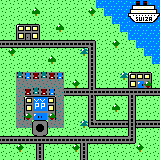

Rendered tile map (Tiled .tmx) drawn with the repository's tilesets; below, a short description and the full map source, tile grids included:
An orthogonal 20x20 tile map with 8x8 px tiles, 1 tile layer (Capa de Patrones 1), 1 hidden layer not drawn.

<map version="1.0" orientation="orthogonal" renderorder="right-down" width="20" height="20" tilewidth="8" tileheight="8" nextobjectid="1">
 <tileset firstgid="1" name="todosTiles" tilewidth="8" tileheight="8" tilecount="81" columns="9">
  <image source="tiles.png" width="72" height="72" />
 </tileset>
 <layer name="Capa de Patrones 1" width="20" height="20">
  <data encoding="csv">
1,1,1,1,1,1,1,1,1,1,1,1,22,22,22,22,46,47,48,49,
1,1,1,1,30,1,1,1,1,1,1,29,1,22,22,22,55,56,57,58,
1,1,1,1,1,1,1,1,1,1,1,1,1,1,22,22,64,65,66,67,
1,1,40,36,52,1,1,30,1,1,1,1,1,1,1,22,22,22,22,22,
1,1,50,28,35,1,1,1,1,1,1,1,1,1,1,1,22,22,22,22,
12,12,12,12,12,12,12,12,12,12,12,13,1,1,29,1,1,22,22,22,
1,29,1,1,1,1,1,1,1,1,31,11,1,1,1,1,1,1,22,22,
1,1,1,1,1,1,30,1,1,1,1,11,1,1,1,1,1,1,1,22,
1,1,1,1,1,1,1,1,1,1,1,11,1,1,1,1,1,1,1,1,
1,1,26,25,27,26,27,25,1,1,1,11,1,1,1,31,40,36,39,1,
1,1,3,3,3,3,3,3,1,29,1,11,1,1,1,1,50,37,24,1,
1,1,3,27,26,27,25,3,12,12,12,20,12,12,12,12,17,12,12,12,
1,1,3,40,61,62,52,3,1,1,1,11,1,1,1,1,11,1,1,1,
1,1,3,50,70,71,35,3,1,1,1,11,1,1,30,1,11,1,1,1,
1,1,3,23,37,38,24,3,1,1,1,11,1,1,1,1,11,1,1,1,
1,1,3,3,5,4,3,3,1,1,31,15,12,12,12,12,11,12,12,12,
1,1,1,1,6,7,1,1,1,1,1,1,1,1,1,1,11,1,1,1,
12,12,12,12,12,12,12,12,12,12,17,12,12,12,12,12,16,1,1,1,
1,1,29,1,10,21,1,1,1,29,11,1,1,1,1,1,1,29,1,1,
1,1,1,1,10,21,1,1,1,1,11,1,1,1,1,1,1,1,1,1
</data>
 </layer>
 <imagelayer name="Capa de Imagen 1" visible="0" opacity="0.51">
  <image source="pp.png" width="40" height="40" />
 </imagelayer>
</map>